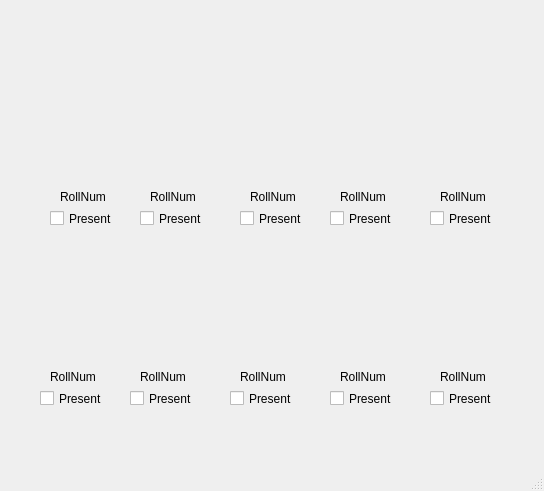
<?xml version="1.0" encoding="UTF-8"?>
<ui version="4.0">
 <class>MainWindow</class>
 <widget class="QMainWindow" name="MainWindow">
  <property name="geometry">
   <rect>
    <x>0</x>
    <y>0</y>
    <width>544</width>
    <height>491</height>
   </rect>
  </property>
  <property name="windowTitle">
   <string>MainWindow</string>
  </property>
  <widget class="QWidget" name="centralwidget">
   <widget class="QLabel" name="pic1">
    <property name="geometry">
     <rect>
      <x>60</x>
      <y>130</y>
      <width>51</width>
      <height>41</height>
     </rect>
    </property>
    <property name="text">
     <string/>
    </property>
   </widget>
   <widget class="QLabel" name="roll1">
    <property name="geometry">
     <rect>
      <x>60</x>
      <y>190</y>
      <width>47</width>
      <height>13</height>
     </rect>
    </property>
    <property name="text">
     <string>RollNum :</string>
    </property>
   </widget>
   <widget class="QCheckBox" name="c1">
    <property name="geometry">
     <rect>
      <x>50</x>
      <y>210</y>
      <width>70</width>
      <height>17</height>
     </rect>
    </property>
    <property name="text">
     <string>Present</string>
    </property>
   </widget>
   <widget class="QLabel" name="roll2">
    <property name="geometry">
     <rect>
      <x>150</x>
      <y>190</y>
      <width>47</width>
      <height>13</height>
     </rect>
    </property>
    <property name="text">
     <string>RollNum :</string>
    </property>
   </widget>
   <widget class="QCheckBox" name="c2">
    <property name="geometry">
     <rect>
      <x>140</x>
      <y>210</y>
      <width>70</width>
      <height>17</height>
     </rect>
    </property>
    <property name="text">
     <string>Present</string>
    </property>
   </widget>
   <widget class="QLabel" name="pic2">
    <property name="geometry">
     <rect>
      <x>150</x>
      <y>130</y>
      <width>51</width>
      <height>41</height>
     </rect>
    </property>
    <property name="text">
     <string/>
    </property>
   </widget>
   <widget class="QCheckBox" name="c7">
    <property name="geometry">
     <rect>
      <x>130</x>
      <y>390</y>
      <width>70</width>
      <height>17</height>
     </rect>
    </property>
    <property name="text">
     <string>Present</string>
    </property>
   </widget>
   <widget class="QLabel" name="pic7">
    <property name="geometry">
     <rect>
      <x>130</x>
      <y>310</y>
      <width>51</width>
      <height>41</height>
     </rect>
    </property>
    <property name="text">
     <string/>
    </property>
   </widget>
   <widget class="QLabel" name="roll7">
    <property name="geometry">
     <rect>
      <x>140</x>
      <y>370</y>
      <width>47</width>
      <height>13</height>
     </rect>
    </property>
    <property name="text">
     <string>RollNum :</string>
    </property>
   </widget>
   <widget class="QCheckBox" name="c8">
    <property name="geometry">
     <rect>
      <x>230</x>
      <y>390</y>
      <width>70</width>
      <height>17</height>
     </rect>
    </property>
    <property name="text">
     <string>Present</string>
    </property>
   </widget>
   <widget class="QLabel" name="pic8">
    <property name="geometry">
     <rect>
      <x>240</x>
      <y>310</y>
      <width>51</width>
      <height>41</height>
     </rect>
    </property>
    <property name="text">
     <string/>
    </property>
   </widget>
   <widget class="QLabel" name="roll8">
    <property name="geometry">
     <rect>
      <x>240</x>
      <y>370</y>
      <width>47</width>
      <height>13</height>
     </rect>
    </property>
    <property name="text">
     <string>RollNum :</string>
    </property>
   </widget>
   <widget class="QLabel" name="roll6">
    <property name="geometry">
     <rect>
      <x>50</x>
      <y>370</y>
      <width>47</width>
      <height>13</height>
     </rect>
    </property>
    <property name="text">
     <string>RollNum :</string>
    </property>
   </widget>
   <widget class="QLabel" name="pic6">
    <property name="geometry">
     <rect>
      <x>50</x>
      <y>310</y>
      <width>51</width>
      <height>41</height>
     </rect>
    </property>
    <property name="text">
     <string/>
    </property>
   </widget>
   <widget class="QCheckBox" name="c6">
    <property name="geometry">
     <rect>
      <x>40</x>
      <y>390</y>
      <width>70</width>
      <height>17</height>
     </rect>
    </property>
    <property name="text">
     <string>Present</string>
    </property>
   </widget>
   <widget class="QLabel" name="roll3">
    <property name="geometry">
     <rect>
      <x>250</x>
      <y>190</y>
      <width>47</width>
      <height>13</height>
     </rect>
    </property>
    <property name="text">
     <string>RollNum :</string>
    </property>
   </widget>
   <widget class="QLabel" name="pic3">
    <property name="geometry">
     <rect>
      <x>240</x>
      <y>130</y>
      <width>51</width>
      <height>41</height>
     </rect>
    </property>
    <property name="text">
     <string/>
    </property>
   </widget>
   <widget class="QCheckBox" name="c3">
    <property name="geometry">
     <rect>
      <x>240</x>
      <y>210</y>
      <width>70</width>
      <height>17</height>
     </rect>
    </property>
    <property name="text">
     <string>Present</string>
    </property>
   </widget>
   <widget class="QLabel" name="roll9">
    <property name="geometry">
     <rect>
      <x>340</x>
      <y>370</y>
      <width>47</width>
      <height>13</height>
     </rect>
    </property>
    <property name="text">
     <string>RollNum :</string>
    </property>
   </widget>
   <widget class="QCheckBox" name="c4">
    <property name="geometry">
     <rect>
      <x>330</x>
      <y>210</y>
      <width>70</width>
      <height>17</height>
     </rect>
    </property>
    <property name="text">
     <string>Present</string>
    </property>
   </widget>
   <widget class="QLabel" name="pic9">
    <property name="geometry">
     <rect>
      <x>340</x>
      <y>310</y>
      <width>51</width>
      <height>41</height>
     </rect>
    </property>
    <property name="text">
     <string/>
    </property>
   </widget>
   <widget class="QLabel" name="roll4">
    <property name="geometry">
     <rect>
      <x>340</x>
      <y>190</y>
      <width>47</width>
      <height>13</height>
     </rect>
    </property>
    <property name="text">
     <string>RollNum :</string>
    </property>
   </widget>
   <widget class="QLabel" name="pic4">
    <property name="geometry">
     <rect>
      <x>340</x>
      <y>130</y>
      <width>51</width>
      <height>41</height>
     </rect>
    </property>
    <property name="text">
     <string/>
    </property>
   </widget>
   <widget class="QCheckBox" name="c9">
    <property name="geometry">
     <rect>
      <x>330</x>
      <y>390</y>
      <width>70</width>
      <height>17</height>
     </rect>
    </property>
    <property name="text">
     <string>Present</string>
    </property>
   </widget>
   <widget class="QCheckBox" name="c5">
    <property name="geometry">
     <rect>
      <x>430</x>
      <y>210</y>
      <width>70</width>
      <height>17</height>
     </rect>
    </property>
    <property name="text">
     <string>Present</string>
    </property>
   </widget>
   <widget class="QLabel" name="pic10">
    <property name="geometry">
     <rect>
      <x>440</x>
      <y>310</y>
      <width>51</width>
      <height>41</height>
     </rect>
    </property>
    <property name="text">
     <string/>
    </property>
   </widget>
   <widget class="QLabel" name="pic5">
    <property name="geometry">
     <rect>
      <x>440</x>
      <y>130</y>
      <width>51</width>
      <height>41</height>
     </rect>
    </property>
    <property name="text">
     <string/>
    </property>
   </widget>
   <widget class="QLabel" name="roll5">
    <property name="geometry">
     <rect>
      <x>440</x>
      <y>190</y>
      <width>47</width>
      <height>13</height>
     </rect>
    </property>
    <property name="text">
     <string>RollNum :</string>
    </property>
   </widget>
   <widget class="QCheckBox" name="c10">
    <property name="geometry">
     <rect>
      <x>430</x>
      <y>390</y>
      <width>70</width>
      <height>17</height>
     </rect>
    </property>
    <property name="text">
     <string>Present</string>
    </property>
   </widget>
   <widget class="QLabel" name="roll10">
    <property name="geometry">
     <rect>
      <x>440</x>
      <y>370</y>
      <width>47</width>
      <height>13</height>
     </rect>
    </property>
    <property name="text">
     <string>RollNum :</string>
    </property>
   </widget>
   <widget class="QLabel" name="label">
    <property name="geometry">
     <rect>
      <x>250</x>
      <y>20</y>
      <width>61</width>
      <height>81</height>
     </rect>
    </property>
    <property name="text">
     <string/>
    </property>
   </widget>
  </widget>
  <widget class="QStatusBar" name="statusbar"/>
 </widget>
 <resources/>
 <connections/>
</ui>
